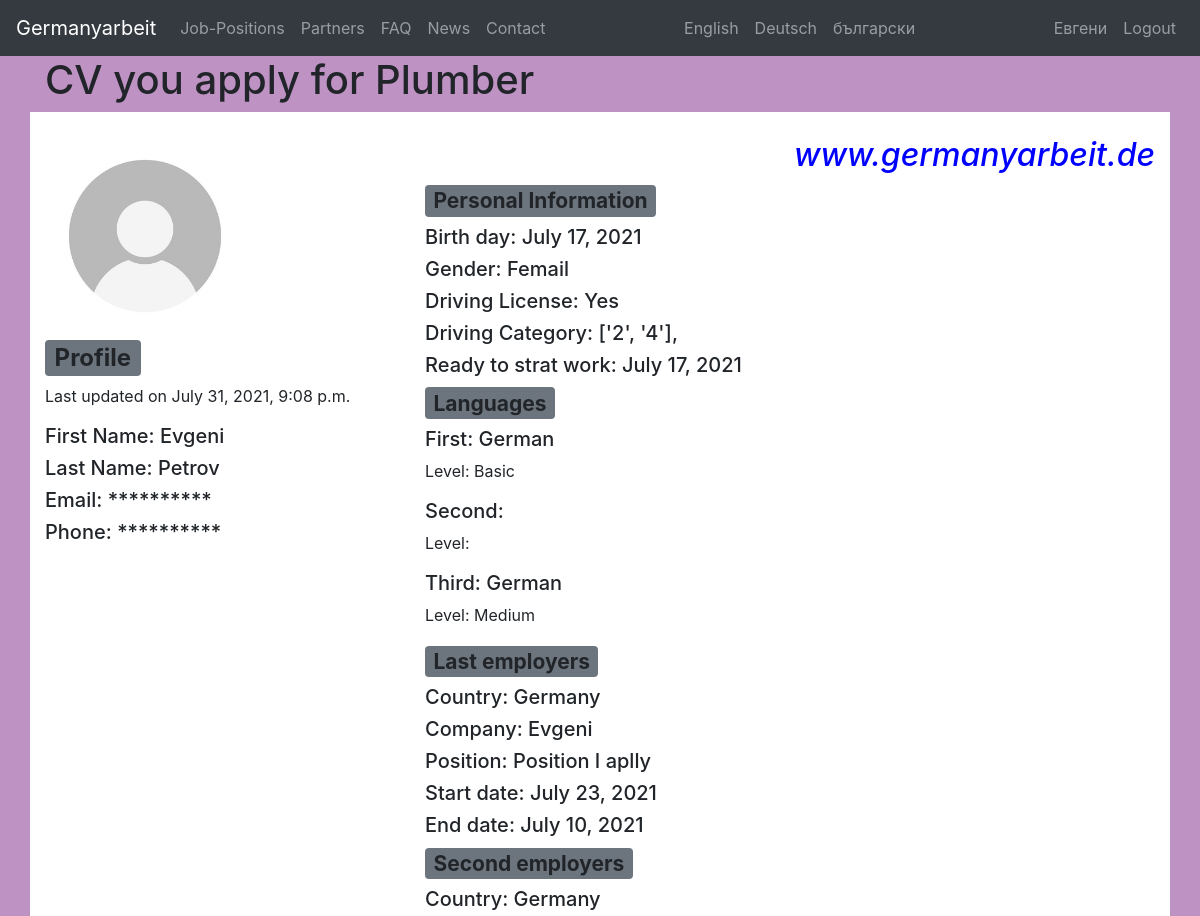
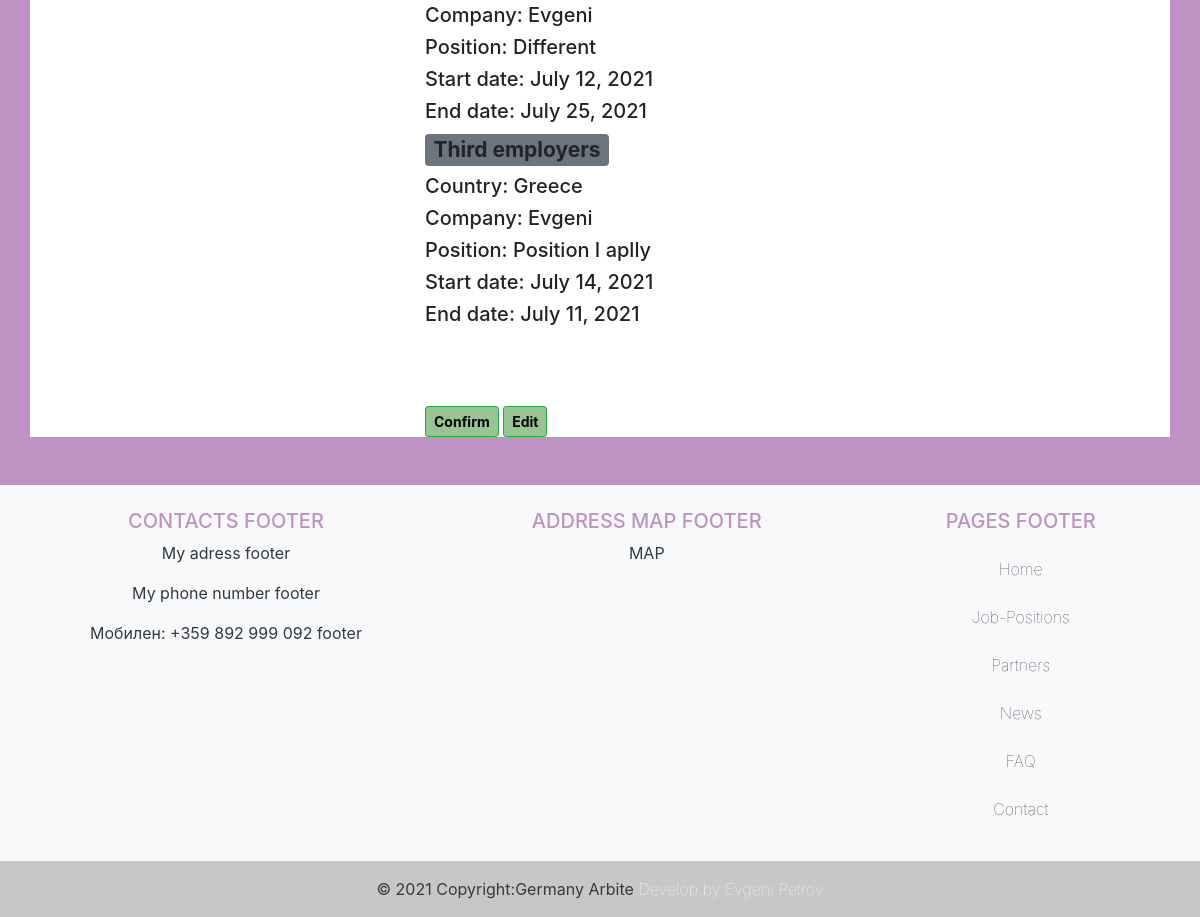
/category/cv/detail/3/ (signed in), run on the app's committed database (2 pictures, top to bottom).
### costumeuser/models.py (models this page shows, shortened)
class User(AbstractUser):
    is_worker = models.BooleanField(default=False)
    is_company = models.BooleanField(default=False)

class Worker(models.Model):
    user = models.OneToOneField(User, on_delete=models.CASCADE, primary_key=True, related_name="worker", verbose_name=_('worker'))
    image = models.ImageField(verbose_name=_('image'), default="default.jpeg", upload_to='profile_pics')
    first_name = models.CharField(verbose_name=_('first_name'), max_length=50)
    last_name = models.CharField(verbose_name=_('last_name'), max_length=50)
    phone = models.CharField(verbose_name=_('phone'), max_length=20)

### category/models.py (models this page shows, shortened)
class Cv(models.Model):
    GENDER = [
        ('Femail', _('Femail')),
        ('Male', _('Male')),
    ]
    DRIVING_LICENSE = [
        ('Yes', _('Yes')),
        ('No', _('No')),
    ]
    """ DRIVING_CATEGORY = [
        (1, _('B')),
        (2, _('B1')),
        (3, _('C')),
        (4, _('C1')),
        (5, _('D')),
        (6, _('D1')),
        (7, _('BE')),
        (8, _('C1E')),
        (9, _('CE')),
        (10, _('D1E')),
        (11, _('DE')),
    ] """
    DRIVING_CATEGORY = [
        ('B', _('B')),
        ('B1', _('B1')),
        ('C', _('C')),
        ('C1', _('C1')),
        ('D', _('D')),
        ('D1', _('D1')),
        ('BE', _('BE')),
        ('C1E', _('C1E')),
        ('CE', _('CE')),
        ('D1E', _('D1E')),
        ('DE', _('DE')),
    ]
    LANG1 = [
        ('English', _('English')),
        ('German', _('German')),
        ('French', _('French')),
        ('Italian', _('Italian')),
        ('Spanish', _('Spanish')),
        ('Russian', _('Russian')),
    ]
    LANG_LEVELS = [
        ('Basic', _('Basic')),
        ('Medium', _('Medium')),
        ('Fluent', _('Fluent')),
    ]
    COUNTRY = [
        ('UK', _('UK')),
        ('Germany', _('Germany')),
        ('France', _('France')),
        ('Italy', _('Italy')),
        ('Netherlands', _('Netherlands')),
        ('Switzerland', _('Switzerland')),
        ('Poland', _('Poland')),
        ('Greece', _('Greece')),
        ('Sweden', _('Sweden')),
        ('Bulgaria', _('Bulgaria')),
        ('Belgium', _('Belgium')),
        ('Austria', _('Austria')),
        ('Hungary', _('Hungary')),
        ('Denmark', _('Denmark')),
        ('Finland', _('Finland')),
        ('Norway', _('Norway')),
        ('Czechia', _('Czechia')),
        ('Irland', _('Irland')),
        ('Romania', _('Romania')),
        ('Cyprus', _('Cyprus')),
        ('Slovenia', _('Slovenia')),
        ('Lithuania', _('Lithuania')),
        ('Latvia', _('Latvia')),
        ('Russian Federation', _('Russian Federation')),
        ('Not Europe', _('Not Europe')),
    ]
    POSITION = [
        ('Position I aplly', _('Position I apply')),
        ('Different', _('Different')),
    ]
    job = models.ForeignKey(SubCategory, on_delete=models.CASCADE)
    worker = models.ForeignKey(User, on_delete=models.CASCADE)
    cv_img = models.ImageField(_('cv_img'), default="default.jpeg", upload_to='cv/username/%Y/%m/%d/')
    birth_day = models.DateField(_("birth_day"))
    gender = models.CharField(_('gender'), max_length=50, choices=GENDER)
    driving_license = models.CharField(_('driving_license'), max_length=10, choices=DRIVING_LICENSE)
    driving_category = MultiSelectField(_("driving_category"), choices=DRIVING_CATEGORY, blank=True)
    first_lang = models.CharField(_('first_lang'), max_length=20, choices=LANG1, blank=True)
    first_lang_level = models.CharField(_("first_lang_level"), max_length=50, choices=LANG_LEVELS, blank=True)
    second_lang = models.CharField(_('second_lang'), max_length=20, choices=LANG1, blank=True)
    second_lang_level = models.CharField(_("second_lang_level"), max_length=50, choices=LANG_LEVELS, blank=True)
    third_lang = models.CharField(_('third_lang'), max_length=20, choices=LANG1, blank=True)
    third_lang_level = models.CharField(_('third_lang_level'), max_length=50, choices=LANG_LEVELS, blank=True)
    ready_to_start = models.DateField(_('ready_to_start'),)
    expectet_salary = models.CharField(_('expectet_salary'), max_length=20, blank=True)
    sertificate_1 = models.ImageField(_("sertificate_1"), upload_to="cv_sertificate", blank=True)
    sertificate_2 = models.ImageField(_("sertificate_2"), upload_to="cv_sertificate", blank=True)
    country_1 = models.CharField(_('country_1'), max_length=50, choices=COUNTRY) #help_text=_('Country you worked'))
    company_name_1 = models.CharField(_('company_name_1'), max_length=50)
    position_1 = models.CharField(_("position_1"), max_length=150, choices=POSITION)
    start_date_1 = models.DateField(_('start_date_1'),)
    end_date_1 = models.DateField(_('end_date_1'),)
    country_2 = models.CharField(_('country_2'), max_length=50, choices=COUNTRY)
    company_name_2 = models.CharField(_('company_name_2'), max_length=50)
    position_2 = models.CharField(_('position_2'), max_length=150, choices=POSITION)
    start_date_2 = models.DateField(_('start_date_2'),)
    end_date_2 = models.DateField(_('end_date_2'),)
    country_3 = models.CharField(_('country_3'), max_length=50, choices=COUNTRY)
    company_name_3 = models.CharField(_('company_name_3'), max_length=50)
    position_3 = models.CharField(_('position_3'), max_length=150, choices=POSITION)
    start_date_3 = models.DateField(_('start_date_3'),)
    end_date_3 = models.DateField(_('end_date_3'),)
    update_date = models.DateTimeField(auto_now=True)
    submit_date = models.DateField(auto_now_add=True)
    employ = models.BooleanField(default=False)

class SubCategory(models.Model):
    category = models.ForeignKey(Category, on_delete=models.CASCADE, related_name="category", related_query_name="category", verbose_name="category")
    name = models.CharField(max_length=250)
    img = models.ImageField(upload_to="category_pic")
    def __str__(self):
        return self.name

### category/views.py (the view)
# urls.py: path('cv/detail/<int:id>/', views.cv_detail, name="cv_detail"),
@login_required
def cv_detail(request, id):
    cv = Cv.objects.get(pk=id)
    workers = Worker.objects.get(pk=cv.worker_id)
    return render(request, 'category/cv_detail.html', {'cv': cv, 'workers': workers})

### templates/category/cv_detail.html (shortened to what this page needs)
{% extends "base.html" %}
{% load i18n %}
{% load static %}
{% block content %}
    <div class="container">
        <div class="row">
            <div class="col-lg-12 col-md-12 col-sm-12">
                {% if user.is_authenticated and user.is_worker %}
                    <h1>{% trans "CV you apply for" %} {{ cv.job }}</h1>
                {% elif user.is_authenticated and user.is_company %}
                    <h1>Cv- {{ cv.job }}</h1>
                {% endif %}
            </div>
            <div class="col-lg-4 col-md-12 col-sm-12 bg-white col-md-border">
                <br>
                <img src="{{ cv.cv_img.url }}" style="width:200px; height:auto;">
                <h2><span class="badge bg-secondary">{% trans "Profile" %}</span></h2>
                <p>{% trans "Last updated on" %} {{ cv.update_date }}</p>
                <div>
                    <h5>{% trans "First Name" %}: {{ workers.first_name }}</h5>
                    <h5>{% trans "Last Name" %}: {{ workers.last_name }}</h5>
                    <h5>{% trans "Email" %}: **********</h5>
                    <h5>{% trans "Phone" %}: **********</h5>
                </div>
            </div>
            <div class="col-lg-8 col-md-12 col-sm-12 bg-white">
                <br>
                <h2 style="text-align:right; color:blue;"> <span><i>www.germanyarbeit.de</i></span></h2>
                <h3><span class="badge bg-secondary">{% trans " Personal Information" %}</span></h3>
                <div>
                    <h5>{% trans "Birth day" %}: {{ cv.birth_day }}</h5>
                    <h5>{% trans "Gender:" %} {% trans cv.gender %}</h5>
                    <h5>{% trans "Driving License" %}: {% trans cv.driving_license %}</h5>
                    <h5>{% trans "Driving Category" %}: {% for category in cv.driving_category %}{{ category }}, {% endfor %}</h5>
                    <h5>{% trans "Ready to strat work" %}: {{ cv.ready_to_start }}</h5>
                </div>
                <h3><span class="badge bg-secondary">{% trans "Languages" %}</span></h3>
                <div>
                    <h5>{% trans "First" %}: {% trans cv.first_lang %}</h5>
                    <p>{% trans "Level" %}: {% trans cv.first_lang_level %}</p>
                    <h5>{% trans "Second" %}: {% trans cv.secound_lang %}</h5>
                    <p>{% trans "Level" %}: {% trans cv.secound_lang_level %}</p>
                    <h5>{% trans "Third" %}: {% trans cv.third_lang %}</h5>
                    <p>{% trans "Level" %}: {% trans cv.third_lang_level %}</p>
                </div>
                <h3><span class="badge bg-secondary">{% trans "Last employers" %}</span></h3>
                <div>
                    <h5>{% trans "Country" %}: {% trans cv.country_1 %}</h5>
                    <h5>{% trans "Company" %}: {% trans cv.company_name_1 %}</h5>
                    <h5>{% trans "Position" %}: {% trans cv.position_1 %}</h5>
                    <h5>{% trans "Start date" %}: {{ cv.start_date_1 }}</h5>
                    <h5>{% trans "End date" %}: {{ cv.end_date_1 }}</h5>
                </div>
                <h3><span class="badge bg-secondary">{% trans "Second employers" %}</span></h3>
                <div>
                    <h5>{% trans "Country" %}: {% trans cv.country_2 %}</h5>
                    <h5>{% trans "Company" %}: {% trans cv.company_name_2 %}</h5>
                    <h5>{% trans "Position" %}: {% trans cv.position_2 %}</h5>
                    <h5>{% trans "Start date" %}: {{ cv.start_date_2 }}</h5>
                    <h5>{% trans "End date" %}: {{ cv.end_date_2 }}</h5>
                </div>
                <h3><span class="badge bg-secondary">{% trans "Third employers" %}</span></h3>
                <div>
                    <h5>{% trans "Country" %}: {% trans cv.country_3 %}</h5>
                    <h5>{% trans "Company" %}: {% trans cv.company_name_3 %}</h5>
                    <h5>{% trans "Position" %}: {% trans cv.position_3 %}</h5>
                    <h5>{% trans "Start date" %}: {{ cv.start_date_3 }}</h5>
                    <h5>{% trans "End date" %}: {{ cv.end_date_3 }}</h5>
                </div>
                <br/>
                <div>
                    <br />
                    <br />
                </div>
                {% if user.is_authenticated and user.is_worker %}
                    <a class="btn btn-success btn-sm" href="{% url 'thanks' %}" role="button">Confirm</a>
                    <a class="btn btn-success btn-sm" href="{% url 'home' %}" role="button">Edit</a>
                {% endif %}
            </div>
            </div>
        </div>
{% endblock content %}

### templates/nav.html (shortened to what this page needs)
{% load i18n %}
{% load static %}
<nav class="navbar navbar-expand-lg navbar-dark bg-dark">
  <a class="navbar-brand" href="{% url 'home' %}"><img/>Germanyarbeit</a>
  <div class="collapse navbar-collapse justify-content-between" id="navbarNav">
    <ul class="navbar-nav">
      <li class="nav-item">
        <a class="nav-link" href="{% url 'category_all' %}">{% trans "Job-Positions" %}</a>
      </li>
      <li class="nav-item">
        <a class="nav-link" href="{% url 'partners' %}">{% trans "Partners" %}</a>
      </li>
      <li class="nav-item">
        <a class="nav-link" href="{% url 'faq' %}">{% trans "FAQ" %}</a>
      </li>
      <li class="nav-item">
        <a class="nav-link" href="{% url 'news' %}">{% trans "News" %}</a>
      </li>
      <li class="nav-item">
        <a class="nav-link" href="{% url 'contact' %}">{% trans "Contact" %}</a>
      </li>
    </ul>
    <ul class="navbar-nav">
        {% get_available_languages as LANGUAGES %}
        {% get_language_info_list for LANGUAGES as languages %}
        {% for lang in languages %}
          <li class="nav-item">
            <a class="dropdown-item nav-link" href="/{{ lang.code }}/">{{ lang.name_local }}</a>
          </li>
        {% endfor %}
    </ul>
    <ul class="navbar-nav">
      {% if user.is_authenticated %}
        {% if user.is_worker %}
        <li class="nav-item">
            <a class="nav-link" href="{% url 'profile' %}">{{ user.worker.first_name }}</a>
        </li>
        {% elif user.is_company %}
        <li class="nav-item">
            <a class="nav-link" href="{% url 'profile' %}">{{ user.company.company_name }}</a>
        </li>
        {% endif %}
      <li class="nav-item">
        <a class="nav-link" href="{% url 'account_logout' %}">{% trans "Logout" %}</a>
      </li>
      {% endif %}
    </ul>
  </div>
</nav>

### static/css/main.css (style rules this page uses)
.body { background-color: #BF92C4; background-repeat: no-repeat; }
.btn { background-color: #97C492; font-weight: bold; color: black; }

### data on the page
User: worker.first_name "Евгени"
Cv: job "Plumber", cv_img (placeholder picture), update_date "July 31, 2021, 9:08 p.m.", birth_day "July 17, 2021", ready_to_start "July 17, 2021", start_date_1 "July 23, 2021", end_date_1 "July 10, 2021", start_date_2 "July 12, 2021", end_date_2 "July 25, 2021", start_date_3 "July 14, 2021", end_date_3 "July 11, 2021"
Worker: first_name "Evgeni", last_name "Petrov"

### other printed values
{{ lang.name_local }} "English" "Deutsch" "български"
{{ category }} "['2'" "'4']"
